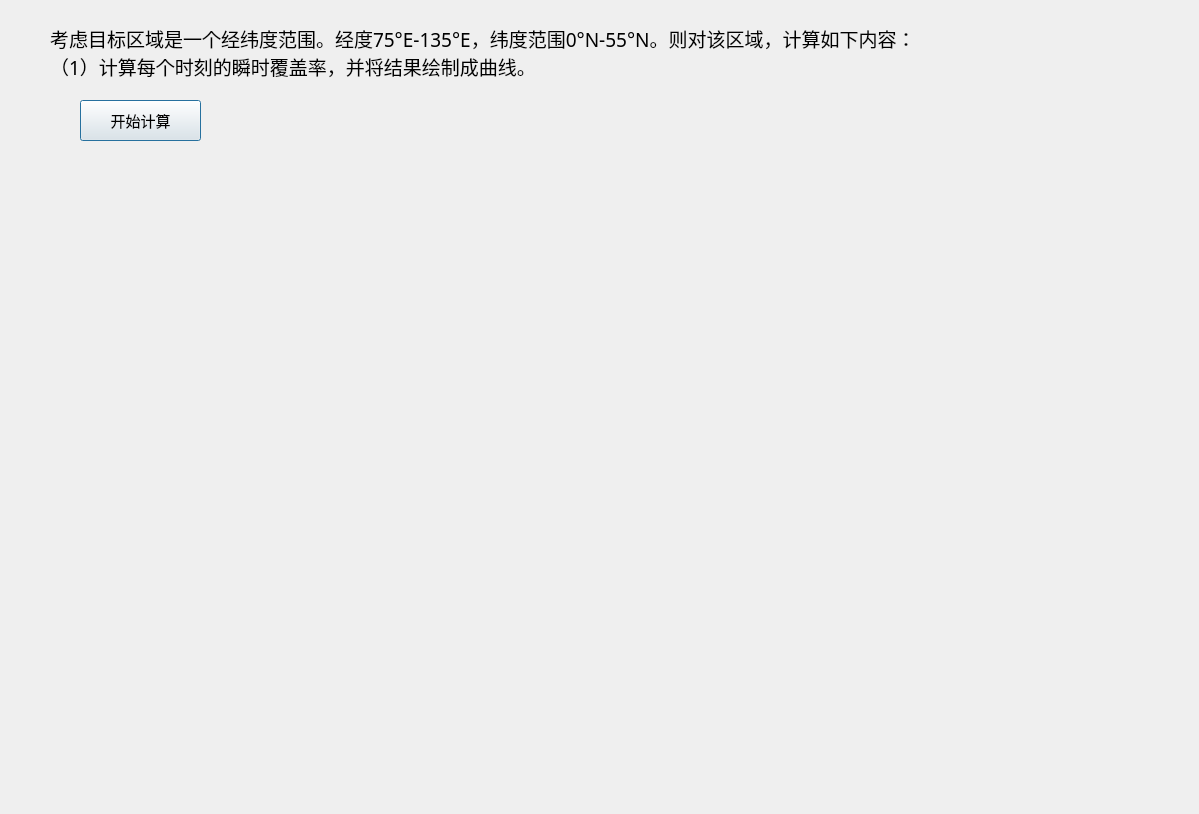
<?xml version="1.0" encoding="UTF-8"?>
<ui version="4.0">
 <class>Dialog</class>
 <widget class="QDialog" name="Dialog">
  <property name="geometry">
   <rect>
    <x>0</x>
    <y>0</y>
    <width>1199</width>
    <height>814</height>
   </rect>
  </property>
  <property name="windowTitle">
   <string>Dialog</string>
  </property>
  <widget class="QLabel" name="label">
   <property name="geometry">
    <rect>
     <x>50</x>
     <y>20</y>
     <width>1111</width>
     <height>91</height>
    </rect>
   </property>
   <property name="font">
    <font>
     <family>.PingFang SC</family>
     <pointsize>14</pointsize>
    </font>
   </property>
   <property name="text">
    <string>考虑目标区域是一个经纬度范围。经度75°E-135°E，纬度范围0°N-55°N。则对该区域，计算如下内容：
（1）计算每个时刻的瞬时覆盖率，并将结果绘制成曲线。
</string>
   </property>
  </widget>
  <widget class="QPushButton" name="pushButton">
   <property name="geometry">
    <rect>
     <x>80</x>
     <y>100</y>
     <width>121</width>
     <height>41</height>
    </rect>
   </property>
   <property name="font">
    <font>
     <family>.PingFang SC</family>
     <pointsize>11</pointsize>
    </font>
   </property>
   <property name="text">
    <string>开始计算</string>
   </property>
  </widget>
 </widget>
 <resources/>
 <connections/>
</ui>
